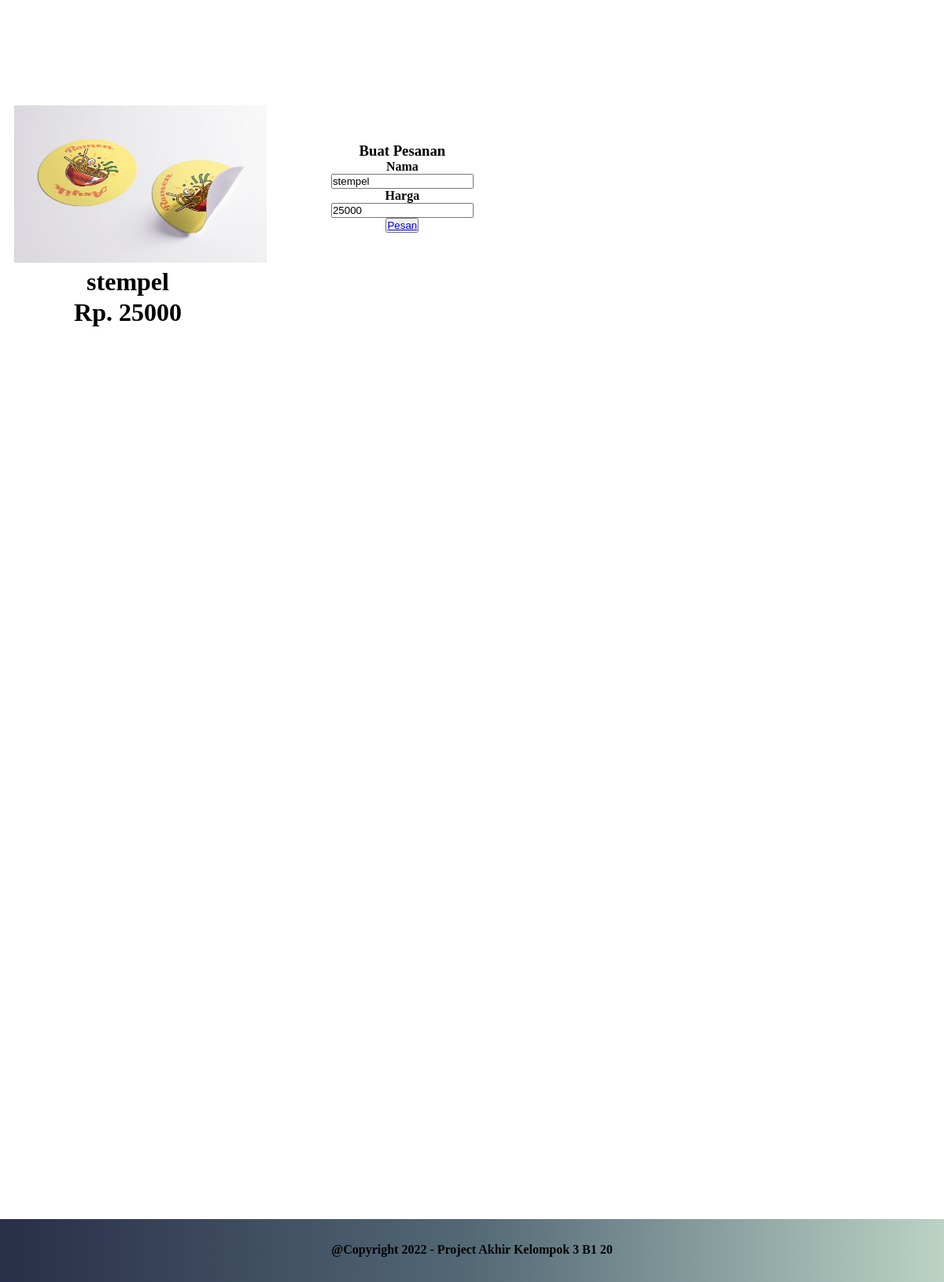
/users/form-pesan.php?id=9, run on the app's committed database.
### tables this page shows
CREATE TABLE `layanan` (
  `id` int(11) NOT NULL,
  `jenis_layanan` varchar(255) NOT NULL,
  `harga` int(11) NOT NULL,
  `gambar_layanan` varchar(255) NOT NULL
);

### users/form-pesan.php (the view, shortened to what this page needs)
<?php
    require "../config.php";
    if(isset($_GET['id'])){
        $cart = $_GET['id'];
        $query = mysqli_query($db, "SELECT * FROM layanan WHERE id='$cart'");
        $result = mysqli_fetch_array($query);
    } else {
        $query = mysqli_query($db, "SELECT * FROM Layanan");
    }
?>
<!DOCTYPE html>
<html lang="en">
<head>
    <link rel="stylesheet" href="../style/style.css">
    <link rel="stylesheet" href="../style/dark-mode.css">
    <link rel="stylesheet" href="../style/form-pesan-style.css">
</head>
<body>
    <div class="main">
    <div class="main-checkout">
            <table>
                <tr>
                    <th class="co-pic"><img src="../upload/.<?=$result['gambar_layanan']?>" alt="<?=$row['gambar_layanan']?>" width="321px" height="200"><br></th>
                    <th>
                        <form class="main-checkout" method="POST" enctype="multipart/form-data">
                            <div class="input-detail-pesanan">
                                <br><h3>Buat Pesanan</h3>
                                <label for="nama">Nama</label><br>
                                <input value='<?=$result['jenis_layanan']?>' readonly><br>
                                <label for="harga">Harga</label><br>
                                <input value='<?=$result['harga']?>' readonly><br>
                                <button><a href="https://api.whatsapp.com/send?phone=6283190933390&text= Halo, Saya Ingin Memesan Layanan Anda &#128075 <?php echo "%0a" ?> Pesanan: <?=$result['jenis_layanan']?> <?php echo "%0a" ?> Harga: <?=$result['harga']?> <?php echo "%0a" ?> Jumlah: <?php echo "%0a" ?> Request: ">Pesan</button></a>
                            </form>
                        </div>
                <tr>
                    <th><p><?=$result['jenis_layanan']?></p></th> <br>
                </tr>
                <tr>
                    <th><p>Rp. <?=$result['harga']?></p></th>
                </tr>
        </div>
    <footer>
        <div class="copyright">
            <p><center>@Copyright 2022 - Project Akhir Kelompok 3 B1 20</center></p>
        </div>
    </footer>
</body>
</html>

### style/style.css (style rules this page uses)
* { margin: 0; padding: 0; }
.main { height: 1500px; position: static; }
footer { background-image: linear-gradient(to left, rgb(187, 210, 197), rgb(83, 105, 118), rgb(41, 46, 73)); }
.copyright { height: 50px; padding-top: 30px; font-size: 16px; font-weight: bold; width: 100%; }

### style/form-pesan-style.css (style rules this page uses)
.main-checkout { margin-top: 50px; }
.main-checkout table p { font-size: 32px; }
form { display: grid; grid-template-columns: 200px 1fr; grid-gap: 16px; padding-left: 40%; padding-right: 35%; }
.main-checkout img { margin-left: 5%; margin-top: 20%; }

### data on the page
layanan: gambar_layanan (picture), jenis_layanan "stempel", harga "25000"
